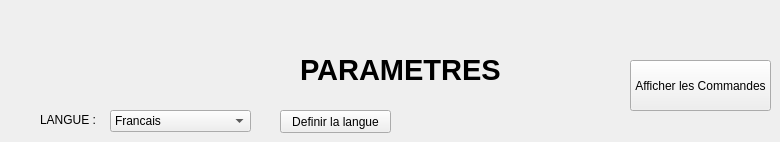
     <widget class="QWidget" name="page_6">
      <widget class="QLabel" name="label_67">
       <property name="geometry">
        <rect>
         <x>300</x>
         <y>50</y>
         <width>211</width>
         <height>41</height>
        </rect>
       </property>
       <property name="text">
        <string>&lt;html&gt;&lt;head/&gt;&lt;body&gt;&lt;p&gt;&lt;span style=&quot; font-size:22pt; font-weight:600;&quot;&gt;PARAMETRES&lt;/span&gt;&lt;/p&gt;&lt;/body&gt;&lt;/html&gt;</string>
       </property>
      </widget>
      <widget class="QLabel" name="label_68">
       <property name="geometry">
        <rect>
         <x>40</x>
         <y>110</y>
         <width>61</width>
         <height>20</height>
        </rect>
       </property>
       <property name="text">
        <string>LANGUE :</string>
       </property>
      </widget>
      <widget class="QComboBox" name="comboBox_8">
       <property name="geometry">
        <rect>
         <x>110</x>
         <y>110</y>
         <width>141</width>
         <height>22</height>
        </rect>
       </property>
       <item>
        <property name="text">
         <string>Francais</string>
        </property>
       </item>
       <item>
        <property name="text">
         <string>Anglais</string>
        </property>
       </item>
       <item>
        <property name="text">
         <string>Tunisien</string>
        </property>
       </item>
      </widget>
      <widget class="QPushButton" name="pushButton_25">
       <property name="geometry">
        <rect>
         <x>280</x>
         <y>110</y>
         <width>111</width>
         <height>23</height>
        </rect>
       </property>
       <property name="text">
        <string>Definir la langue</string>
       </property>
      </widget>
      <widget class="QPushButton" name="pushButton_26">
       <property name="geometry">
        <rect>
         <x>630</x>
         <y>60</y>
         <width>141</width>
         <height>51</height>
        </rect>
       </property>
       <property name="text">
        <string>Afficher les Commandes</string>
       </property>
      </widget>
     </widget>
